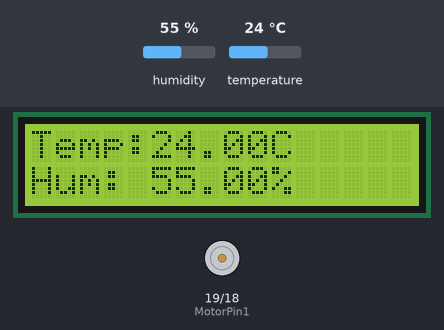
A sketch run on a simulated ESP32. Shown: 16×2 character LCD, motor-driver pin pairs drawn as motors (green arrow = first pin HIGH = forward, orange = second pin HIGH = backward, longer = more drive). The test bench sets the inputs (shaded band); at power-on: temperature 24 °C, humidity 55 %.

Above: at 2.7 s.
2.8 s: temperature set to 26 °C
At 8.5 s:
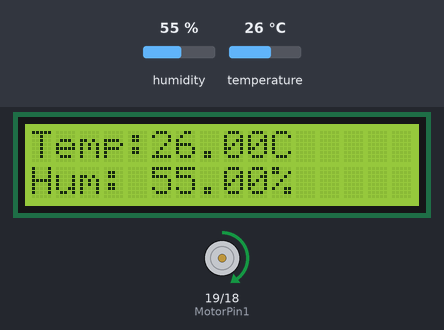
9.4 s: humidity set to 22 %
At 12.5 s:
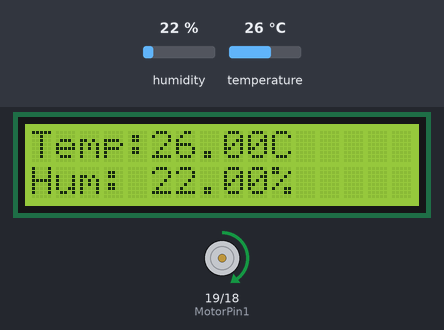
16.0 s: humidity set to 40 %
At 18.5 s:
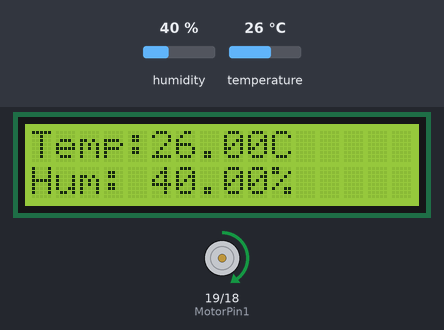
22.6 s: temperature set to 12 °C
At 24.5 s:
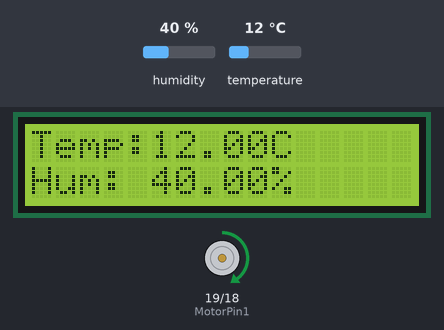
Timing chart, 0 to 28.2 s (numbered marks = the images above; inputs shaded):
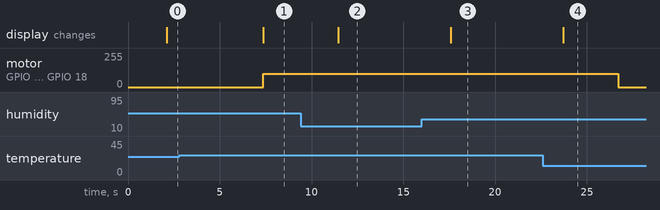

The sketch:

7.4Temperature-Control-System.ino
```cpp
// 7.4 TEMPERATURE CONTROL SYSTEM
// 7.4 Function todetermines whether the detected values reach the set threshold.

#include <LiquidCrystal_I2C.h>  // Import the LiquidCrystal I2C library for the LCD display.
#include <Adafruit_Sensor.h>  // Import the Adafruit Unified Sensor library.
#include <DHT.h>  // Import the Adafruit DHT sensor library.

#define DHTPIN 17  // Define the DHT11 data pin as GPIO 17.
#define DHTTYPE DHT11  // Define the type of DHT sensor used.
#define MotorPin1 19  // Define MotorPin1 as GPIO pin 19 (IN+).
#define MotorPin2 18  // Define MotorPin2 as GPIO pin 18 (IN-).

DHT dht(DHTPIN, DHTTYPE);  // Create a DHT object with the specified pin and type.
LiquidCrystal_I2C lcd(0x27, 16, 2);  // Create an LCD object with I2C address 0x27, 16 columns, and 2 rows.

// Set the setup here.
void setup() {
  lcd.init();  // Initialize the LCD.
  lcd.backlight();  // Turn on the LCD backlight.

  pinMode(MotorPin1, OUTPUT);  // Set MotorPin1 as an output pin.
  pinMode(MotorPin2, OUTPUT);  // Set MotorPin2 as an output pin.

  // Set PWM output to adjust the speed of the motor.
  ledcSetup(1, 1200, 8);  // Set frequency of LEDC Channel 1 to 1200 Hz, PWM resolution to 8 bits (duty cycle range 0-255).
  ledcAttachPin(MotorPin1, 1);  // Bind LEDC Channel 1 to the specified motor pin (GPIO 19) to output PWM signal.
  ledcSetup(3, 1200, 8);  // Set frequency of LEDC Channel 3 to 1200 Hz, PWM resolution to 8 bits (duty cycle range 0-255).
  ledcAttachPin(MotorPin2, 3);  // Bind LEDC Channel 3 to the specified motor pin (GPIO 18) to output PWM signal.

  dht.begin();  // Initialize the DHT sensor.
}

// Set the loop here.
void loop() {
  delay(2000);  // Wait for 2 seconds between measurements.

  // Read the temperature and humidity values from the DHT sensor.
  float humidity = dht.readHumidity();  // Read humidity value.
  float temperature = dht.readTemperature();  // Read temperature value in Celsius.

  // Check if any reads failed and exit early (to try again).
  if (isnan(humidity) || isnan(temperature)) {
    Serial.println("Failed to read from DHT sensor!");
    return;
  }

  // Display temperature and humidity on the LCD.
  lcd.setCursor(0, 0);  // Set the cursor to the first column of the first row.
  lcd.print("Temp:");  // Print "Temp:" on the LCD.
  lcd.setCursor(5, 0);  // Set the cursor to the sixth column of the first row.
  lcd.print(temperature);  // Print the temperature value.
  lcd.print("C");

  lcd.setCursor(0, 1);  // Set the cursor to the first column of the second row.
  lcd.print("Hum:");  // Print "Hum:" on the LCD.
  lcd.setCursor(5, 1);  // Set the cursor to the sixth column of the second row.
  lcd.print(humidity);  // Print the humidity value.
  lcd.print("%");

  // Control motor based on temperature.
  if (temperature >= 25) {
    // Turn left if the temperature is 25°C or higher.
    ledcWrite(1, 100);  // Set duty cycle of LEDC Channel 1 to 100 (out of 255), turning the motor left.
    ledcWrite(3, 0);  // Set duty cycle of LEDC Channel 3 to 0, stopping the second motor pin.
  } else {
    // Stop the motor if the temperature is below 25°C.
    delay(3000);  // Wait for 3 seconds.
    ledcWrite(1, 0);  // Set duty cycle of LEDC Channel 1 to 0, stopping the first motor pin.
    ledcWrite(3, 0);  // Set duty cycle of LEDC Channel 3 to 0, stopping the second motor pin.
    delay(200);  // Wait for 200 milliseconds.
  }
}

// RESULT
// LCD will display current humidity and temperature.
// When temperature reaches 29 Celcius, the fan will turn on to dissipate heat.
```

Measured:
- the behaviour switches between 24 and 25 °C on temperature (found by bisection; images 0 and 1)
- after the input at 2.8 s, motor on GPIO 19 (MotorPin1) / GPIO 18 (MotorPin2): stopped → forward 100/255 after 4.6 s; the display: changes after 4.6 s (image 1)
- after the input at 9.4 s, the display: changes after 2.0 s (image 2)
- after the input at 16.0 s, the display: changes after 1.6 s (image 3)
- after the input at 22.6 s, motor on GPIO 19 (MotorPin1) / GPIO 18 (MotorPin2): forward 100/255 → stopped after 4.1 s; the display: changes after 1.1 s (image 4)
